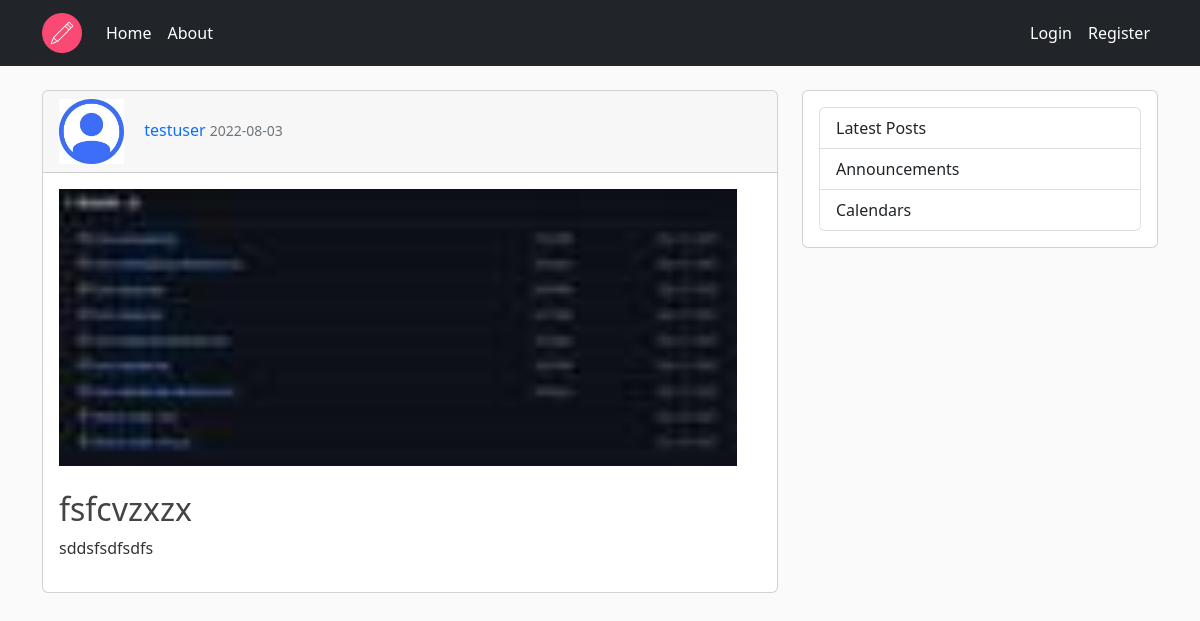
Page /post/7 on the committed database.
### flaskblog/models.py (models this page shows, shortened)
class User(db.Model, UserMixin):
    id = db.Column(db.Integer, primary_key=True)
    username = db.Column(db.String(20),unique=True, nullable=False)
    email = db.Column(db.String(120), unique=True, nullable=False)
    image_file = db.Column(db.String(20), nullable=False, default='default.jpg')
    password = db.Column(db.String(60), nullable=False)
    posts = db.relationship('Post', backref='author', lazy=True)

class Post(db.Model):
    id = db.Column(db.Integer, primary_key=True)
    title = db.Column(db.String(100), nullable=False)
    date_posted = db.Column(db.DateTime, nullable=False, default=datetime.utcnow)
    content = db.Column(db.Text, nullable=False)
    thumbnail = db.Column(db.String(20), nullable=False, default='default_thumb.jpg')
    user_id = db.Column(db.Integer, db.ForeignKey('user.id'), nullable=False)

### flaskblog/routes.py (the view)
@app.route("/post/<int:post_id>")
def post(post_id):
    post = Post.query.get_or_404(post_id)
    return render_template('post.html', title=post.title, post=post)

### flaskblog/templates/post.html (shortened to what this page needs)
{% extends "layout.html" %}
{% block content %}
    <div class="card">
        <div class="card-header">
            <img src="{{ url_for('static', filename='images/' + post.author.image_file) }}" alt="" class="rouded-circle article-img">
            <a class="mr-2" href="#">{{ post.author.username }}</a>
            <small class="text-muted">{{ post.date_posted.strftime("%Y-%m-%d") }}</small>
        </div>
        <div class=" card-body row">
            <div class="row mb-4">
                <img src="{{ url_for('static', filename='thumbs/' + post.thumbnail) }}" alt="thumbnail">
            </div>
            <div class="row">
                <h2 class="article-title">{{ post.title }}</a></h2>
                <p class="article-content">{{ post.content }}</p>
            </div>
        </div>
    </div>
{% endblock content %}

### flaskblog/static/main.css (style rules this page uses)
body { background: #fafafa; color: #333333; margin-top: 0; }
a { text-decoration: none !important; }
.article-title { color: #444444; }
.article-content { white-space: pre-line; }
.article-img { height: 65px; width: 65px; margin-right: 16px; }

### rows in the picture
User: image_file (placeholder picture), author.username "testuser"
Post: date_posted "2022-08-03", thumbnail (picture), title "fsfcvzxzx", content "sddsfsdfsdfs"
